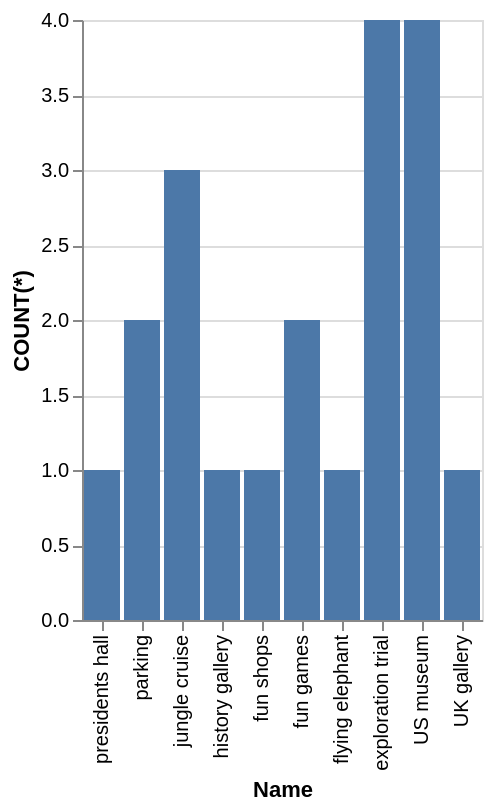

The Vega-Lite source for this figure:
### Vega-Lite specification from a JSON file in a GitHub repository (floating-point values rounded to 4 significant figures)
{"data": {"values": [{"x_data": "presidents hall", "y_data": 1}, {"x_data": "parking", "y_data": 2}, {"x_data": "jungle cruise", "y_data": 3}, {"x_data": "history gallery", "y_data": 1}, {"x_data": "fun shops", "y_data": 1}, {"x_data": "fun games", "y_data": 2}, {"x_data": "flying elephant", "y_data": 1}, {"x_data": "exploration trial", "y_data": 4}, {"x_data": "US museum", "y_data": 4}, {"x_data": "UK gallery", "y_data": 1}]}, "mark": "bar", "encoding": {"x": {"field": "x_data", "type": "nominal", "title": "Name", "sort": "descending"}, "y": {"field": "y_data", "type": "quantitative", "title": "COUNT(*)"}}}
